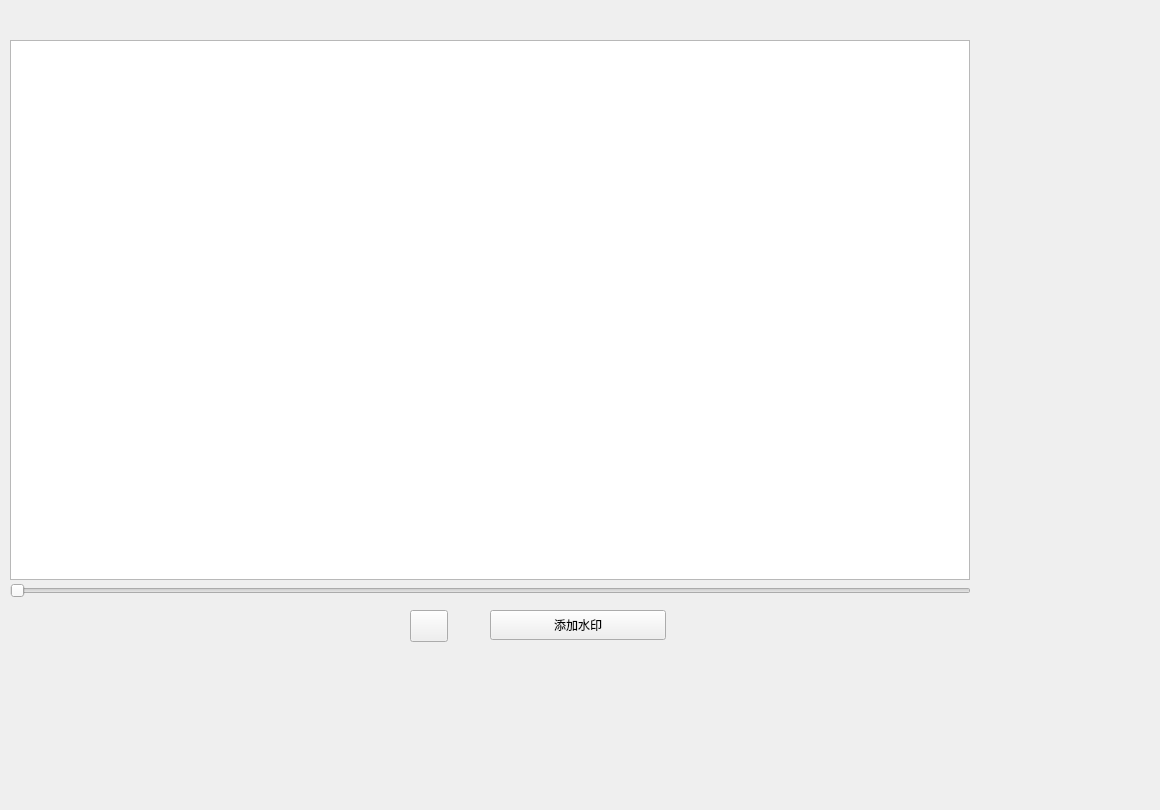
<?xml version="1.0" encoding="UTF-8"?>
<ui version="4.0">
 <class>watermark</class>
 <widget class="QWidget" name="watermark">
  <property name="geometry">
   <rect>
    <x>0</x>
    <y>0</y>
    <width>1160</width>
    <height>810</height>
   </rect>
  </property>
  <property name="windowTitle">
   <string>Form</string>
  </property>
  <widget class="CommandBar" name="commandbar">
   <property name="geometry">
    <rect>
     <x>0</x>
     <y>0</y>
     <width>541</width>
     <height>34</height>
    </rect>
   </property>
  </widget>
  <widget class="TransparentPushButton" name="work_button">
   <property name="geometry">
    <rect>
     <x>490</x>
     <y>610</y>
     <width>176</width>
     <height>30</height>
    </rect>
   </property>
   <property name="text">
    <string>添加水印</string>
   </property>
  </widget>
  <widget class="QGraphicsView" name="video">
   <property name="geometry">
    <rect>
     <x>10</x>
     <y>40</y>
     <width>960</width>
     <height>540</height>
    </rect>
   </property>
  </widget>
  <widget class="Slider" name="video_slider">
   <property name="geometry">
    <rect>
     <x>10</x>
     <y>580</y>
     <width>961</width>
     <height>21</height>
    </rect>
   </property>
   <property name="orientation">
    <enum>Qt::Horizontal</enum>
   </property>
  </widget>
  <widget class="ToolButton" name="play_button">
   <property name="geometry">
    <rect>
     <x>410</x>
     <y>610</y>
     <width>38</width>
     <height>32</height>
    </rect>
   </property>
  </widget>
 </widget>
 <customwidgets>
  <customwidget>
   <class>PushButton</class>
   <extends>QPushButton</extends>
   <header>qfluentwidgets</header>
  </customwidget>
  <customwidget>
   <class>ToolButton</class>
   <extends>QToolButton</extends>
   <header>qfluentwidgets</header>
  </customwidget>
  <customwidget>
   <class>TransparentPushButton</class>
   <extends>PushButton</extends>
   <header>qfluentwidgets</header>
  </customwidget>
  <customwidget>
   <class>Slider</class>
   <extends>QSlider</extends>
   <header>qfluentwidgets</header>
  </customwidget>
  <customwidget>
   <class>CommandBar</class>
   <extends>QFrame</extends>
   <header>qfluentwidgets</header>
  </customwidget>
 </customwidgets>
 <resources/>
 <connections/>
</ui>
